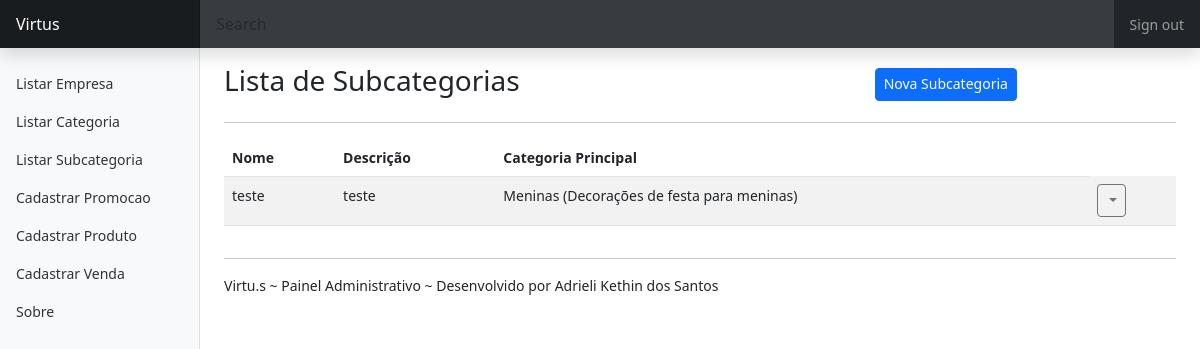
The app's page /listar/subcategoria/ with its own data.
### cadastros/models.py (models this page shows, shortened)
class Subcategoria(models.Model):
    nome_subcategoria = models.CharField(max_length=50)
    descricao_subcategoria = models.CharField(max_length=100)
    categoria_principal = models.ForeignKey(Categoria, on_delete=models.PROTECT)
    data_inclusao = models.DateTimeField(
        auto_now_add=True, verbose_name="data inclusão")
    data_alteracao = models.DateTimeField(
        auto_now=True, verbose_name="data alteração")
    data_exclusao = models.DateTimeField(
        verbose_name="data exclusão", null=True)
    cadastrado_por = models.ForeignKey(User, on_delete=models.PROTECT, related_name='subcategoria_cadastrada')
    alterado_por = models.ForeignKey(User, on_delete=models.PROTECT, related_name='subcategoria_atualizada')

class Categoria(models.Model):
    nome = models.CharField(max_length=50)
    descricao = models.CharField(max_length=100, verbose_name="descrição")
    data_inclusao = models.DateTimeField(auto_now_add=True, verbose_name="data inclusão")
    data_alteracao = models.DateTimeField(auto_now=True, verbose_name="data alteração")
    data_exclusao = models.DateTimeField(
        verbose_name="data exclusão", null=True)
    cadastrado_por = models.ForeignKey(
        User, on_delete=models.PROTECT, related_name='categoria_cadastrada')
    alterado_por = models.ForeignKey(User, on_delete=models.PROTECT, related_name='categoria_atualizada')
    def __str__(self):
        return f"{self.nome} ({self.descricao})"

### cadastros/views.py (the view)
# urls.py: path("listar/subcategoria/", SubcategoriaList.as_view(), name="listar-subcategoria"),
class SubcategoriaList(ListView, LoginRequiredMixin):
    model = Subcategoria
    template_name = "cadastros/list/subcategoria.html"

### cadastros/templates/cadastros/list/subcategoria.html (shortened to what this page needs)
{% extends 'paginas/modelo.html' %}
{% load static %}
{% block conteudo %}
<div class="row justify-content-center align-items-center mt-3">
    <div class="col-md-8">
        <h3 class="">Lista de Subcategorias</h3>
    </div>
    <div class="col-md">
        <a href="{% url 'cadastrar-subcategoria' %}" class="btn btn-primary btn-sm">
            Nova Subcategoria
        </a>
    </div>
</div>
<hr>
<div class="table-responsive-lg">
    <table class="table table-striped">
        <thead>
            <tr>
                <th>Nome</th>
                <th>Descrição</th>
                <th>Categoria Principal</th>
            </tr>
        </thead>
        <tbody>
            {% for obj in object_list %}
            <tr class="">
                <td>{{ obj.nome_subcategoria }}</td>
                <td>{{ obj.descricao_subcategoria }}</td>
                <td>{{ obj.categoria_principal }}</td>
                <td>
                    <div class="dropdown">
                        <a class="btn btn-sm btn-outline-secondary dropdown-toggle" href="#" role="button"
                            data-bs-toggle="dropdown" aria-expanded="false">
                        </a>
                    </div>
                </td>
            </tr>
            {% empty %}
            <tr>
                <th colspan="100%">Nenhum registro encontrado.</th>
            </tr>
            {% endfor %}
        </tbody>
    </table>
</div>
{% endblock %}

### static/css/dashboard.css (style rules this page uses)
body { font-size: .875rem; }

### records on screen
Subcategoria: nome_subcategoria "teste", descricao_subcategoria "teste", categoria_principal "Meninas (Decorações de festa para meninas)"
